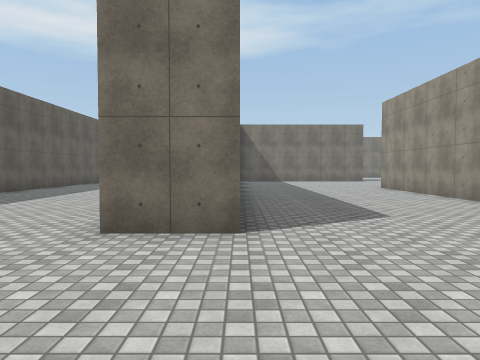
[1] (above)

24 first-person views from a walk through a Unity game level. The camera is 1.4 m above the floor, tilts 2° down and sees 70° across. The floor is counted in squares, 2 m on a side. Each view is taken from the middle of a square. On the plan, view 1 faces up. The plan holds only what a view shows up to about 11 squares ahead; the rest is blank. The place goes on beyond the plan. The player character is not drawn. Some animated figures are not drawn. Surface patterns are stand-ins for the level's own textures.

[2]
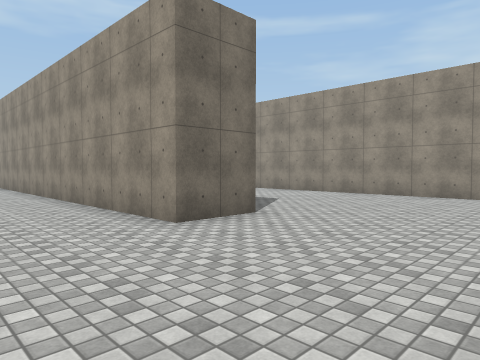

[3]
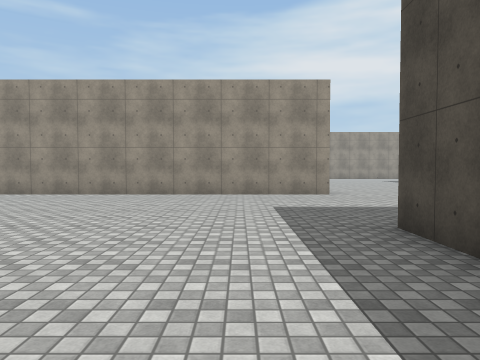

[4]
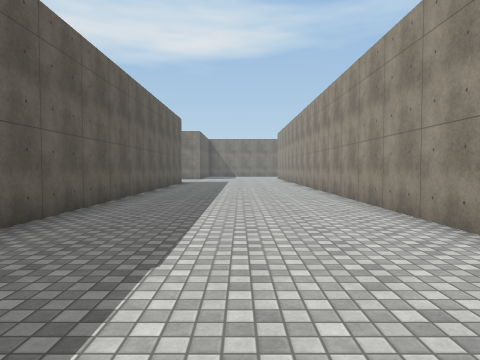

[5]
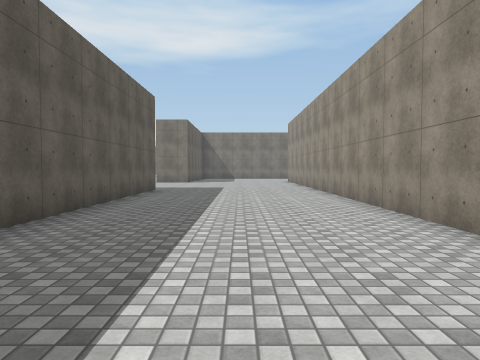

[6]
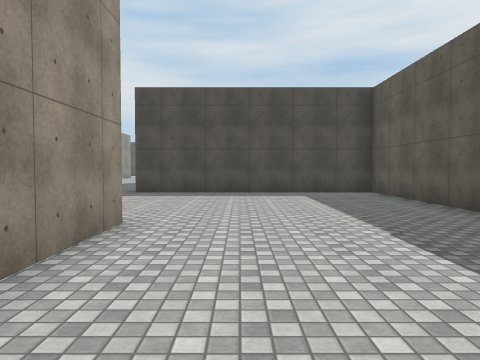

[7]
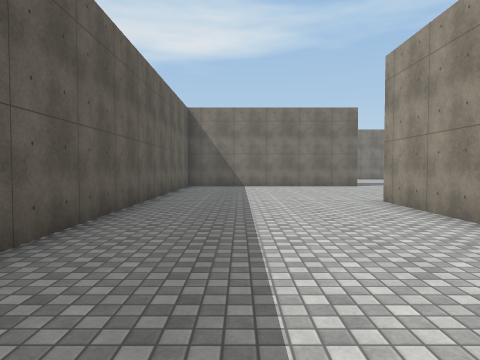

[8]
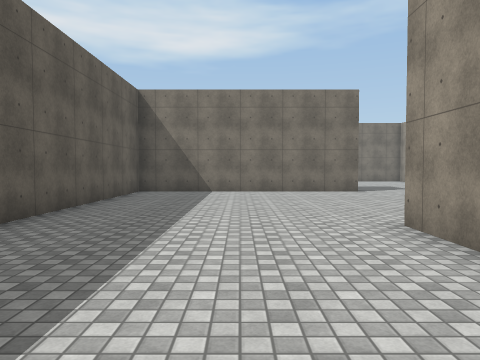

[9]
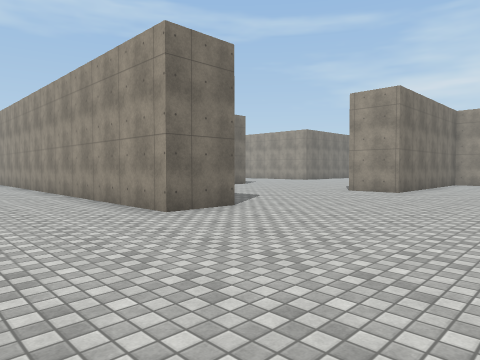

[10]
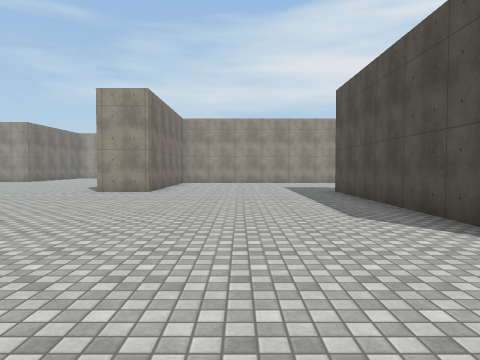

[11]
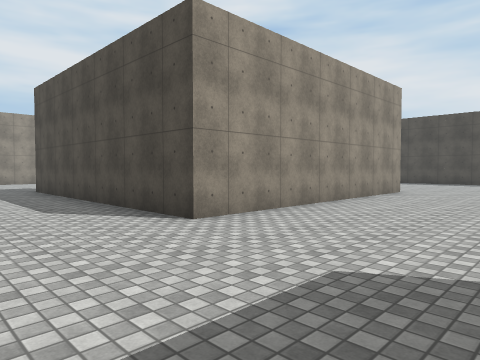

[12]
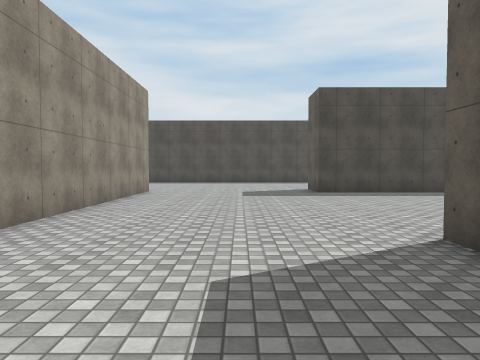

[13]
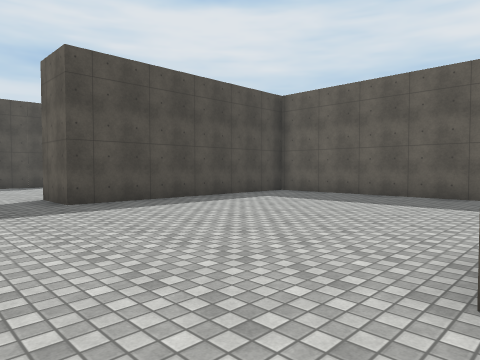

[14]
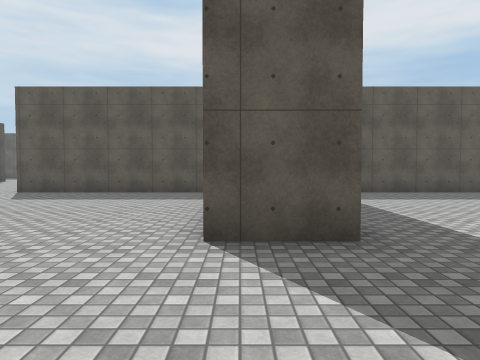

[15]
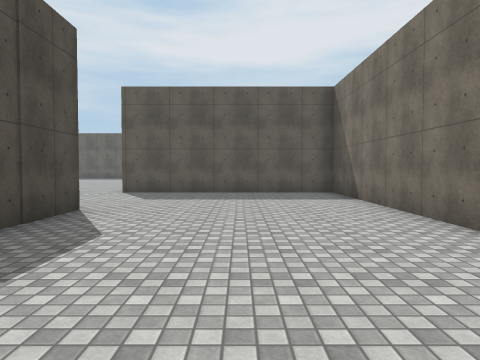

[16]
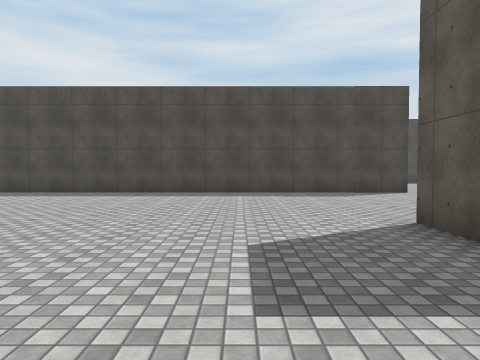

[17]
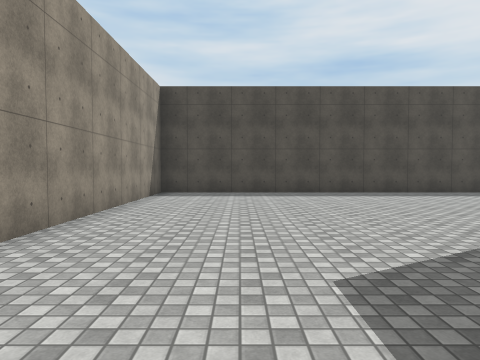

[18]
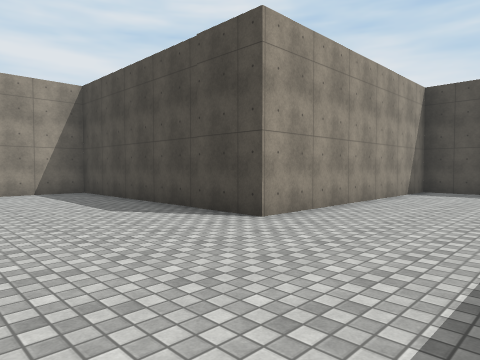

[19]
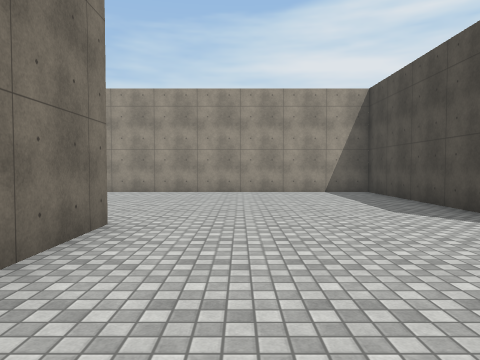

[20]
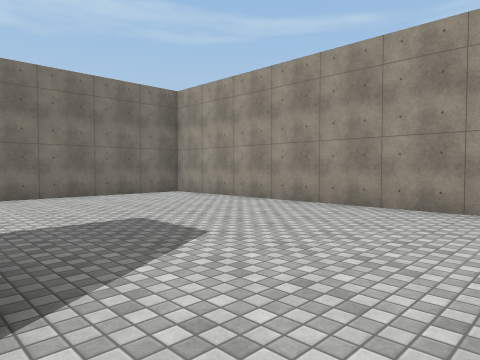

[21]
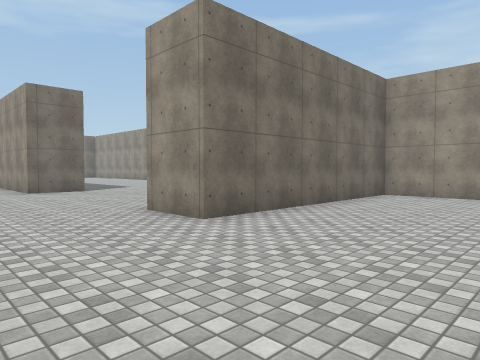

[22]
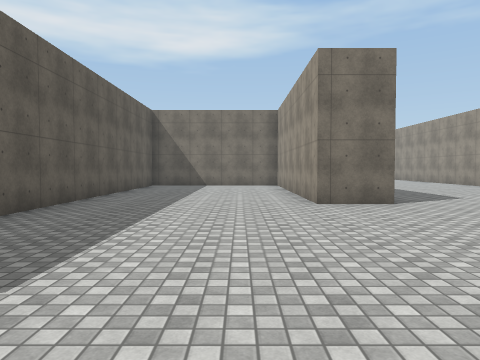

[23]
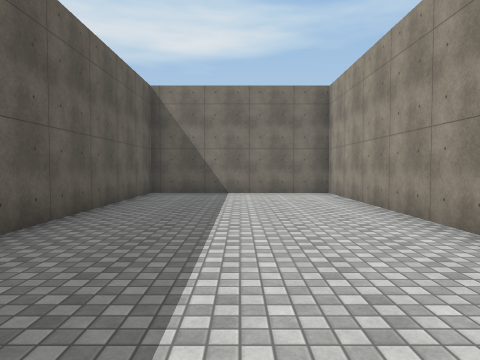

[24]
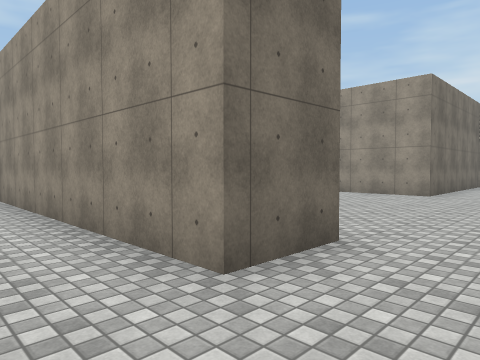

### Floor plan
Points are (right, up) in squares from view 1. A wall is a line through its corners. A room is listed if a view was taken in it or the views show most of it. See-through windows are left out.
Room 1 (views 1, 2, 3, 4, 5, 6, 7, 8, 9, 10, 11, 12, 13, 14, 15, 16, 17, 18, 19, 20, 21, 22, 23, 24)
walls: (6.5, -2.4) (5, -2.4) (5, 12.2); (13.1, 3.6) (11.5, 3.6) (11.5, 10.6) (6.5, 10.6) (6.5, 1.9); (0, 3.6) (-1.5, 3.6) (-1.5, 18); (0, -8.8) (0, -9.4); (12.2, -10.4) (10.2, -10.4); (-6.8, 2.6) (-6.8, -1.9) (0, -1.9); (4.7, -16.4) (4.7, -8.9) (12.2, -8.9); (-6.8, -10.1) (-6.8, -15.7) (-0.3, -15.7) (-0.3, -17.4); (-0.8, -17.3) (-6.8, -17.3) (-6.8, -23.4); (23, 4.6) (19.3, 4.6) (19.3, 7.1); (6.6, 18.1) (0, 18.1) (0, 7.8); (-2.8, -22.7) (11.2, -22.7) (11.2, -15.7) (18, -15.7) (18, -3.4) (12, -3.4) (12, -1.8); (-6.8, 18) (-6.8, 5.9)

Positions as (right, up) in squares from view 1, and headings:
1: (0, 0), facing up
2: (-4, 0), facing up-right
3: (-4, 0), facing right
4: (-4, 2), facing up
5: (-4, 7), facing up
6: (-3, 8), facing down
7: (2, 5), facing up
8: (3, 8), facing up
9: (2, -7), facing up-right
10: (2, -6), facing right
11: (1, -6), facing down-right
12: (2, -6), facing down
13: (2, -9), facing down-left
14: (3, -17), facing left
15: (3, -20), facing left
16: (2, -13), facing down
17: (9, -13), facing down
18: (8, -12), facing down-right
19: (8, -12), facing right
20: (12, -12), facing up-right
21: (9, -7), facing up-right
22: (10, -3), facing up
23: (9, 1), facing up
24: (10, 2), facing up-right
